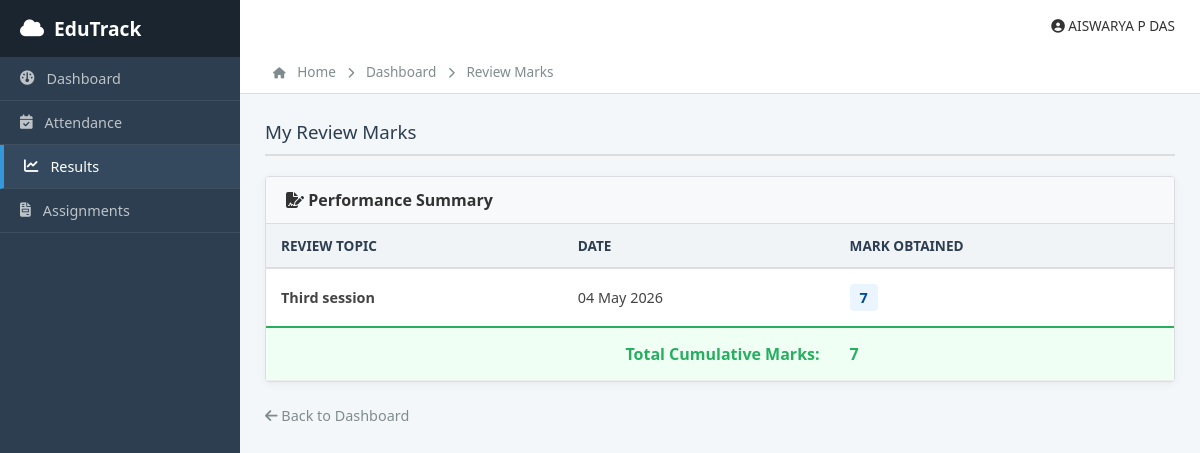
The app's page /student/view_marks/ (signed in) with its own data.
### faculty/models.py (models this page shows, shortened)
class ReviewMark(models.Model):
    review = models.ForeignKey(ReviewSchedule, on_delete=models.CASCADE)
    student = models.ForeignKey(Student, on_delete=models.CASCADE)
    mark = models.IntegerField(
        validators=[MinValueValidator(0), MaxValueValidator(10)]
    )
    created_at = models.DateTimeField(auto_now_add=True)
    class Meta:
        unique_together = ('review', 'student')

### Admin/models.py (models this page shows, shortened)
class ReviewSchedule(models.Model):
    review_date = models.DateField()
    review_time = models.TimeField()
    review_topic = models.CharField(max_length=200)
    STATUS_CHOICES = [
        ('Pending', 'Pending'),
        ('Completed', 'Completed'),
        ('Cancelled', 'Cancelled'),
    ]
    review_status = models.CharField(max_length=20, choices=STATUS_CHOICES, default='Pending')
    remarks = models.TextField(blank=True, null=True)  # optional notes
    created_at = models.DateTimeField(auto_now_add=True)
    updated_at = models.DateTimeField(auto_now=True)

### student/views.py (the view)
# urls.py: path('view_marks/', views.view_my_marks, name='view_marks'),
def view_my_marks(request):
    if 'student_id' not in request.session:
        return redirect('guest:guest_login')
    student_id = request.session.get('student_id')
    marks = ReviewMark.objects.filter(student_id=student_id).select_related('review')
    total = ReviewMark.objects.filter(student_id=student_id).aggregate(total=Sum('mark'))
    context = {
        'marks': marks,
        'total': total['total']
    }
    return render(request, 'Student/view_marks.html', context)

### student/templates/student/view_marks.html (shortened to what this page needs)
<!doctype html>
<html lang="en">
  <head>
    <link
      rel="stylesheet"
      href="https://cdnjs.cloudflare.com/ajax/libs/font-awesome/6.5.0/css/all.min.css"
    />
  </head>
  <body>
    <div class="sidebar">
      <div class="sidebar-brand"><i class="fa-solid fa-cloud"></i>EduTrack</div>
      <a href="{% url 'student:dashboard' %}" class="nav-item"
        ><i class="fa-solid fa-gauge"></i> Dashboard</a
      >
      <a href="#" class="nav-item"
        ><i class="fa-solid fa-calendar-check"></i> Attendance</a
      >
      <a href="#" class="nav-item active"
        ><i class="fa-solid fa-chart-line"></i> Results</a
      >
      <a href="{% url 'student:student_document_list' %}" class="nav-item"
        ><i class="fa-solid fa-file-invoice"></i> Assignments</a
      >
    </div>
    <div class="main-wrapper">
      <div class="top-header">
        <div style="font-size: 0.85rem; color: #333">
          <i class="fa-solid fa-circle-user"></i> AISWARYA P DAS
        </div>
      </div>
      <div class="breadcrumb">
        <i class="fa-solid fa-house"></i> Home
        <i class="fa-solid fa-chevron-right"></i> Dashboard
        <i class="fa-solid fa-chevron-right"></i> Review Marks
      </div>
      <div class="content-area">
        <h3 class="page-title">My Review Marks</h3>
        <div class="card">
          <div class="card-header">
            <i class="fa-solid fa-file-signature"></i> Performance Summary
          </div>
          <div style="overflow-x: auto">
            <table>
              <thead>
                <tr>
                  <th>Review Topic</th>
                  <th>Date</th>
                  <th>Mark Obtained</th>
                </tr>
              </thead>
              <tbody>
                {% for mark in marks %}
                <tr>
                  <td><b>{{ mark.review.review_topic }}</b></td>
                  <td>{{ mark.review.review_date|date:"d M Y" }}</td>
                  <td>
                    <span class="mark-badge">{{ mark.mark }}</span>
                  </td>
                </tr>
                {% endfor %}
              </tbody>
              <tfoot>
                <tr class="total-row">
                  <td colspan="2" style="text-align: right">
                    Total Cumulative Marks:
                  </td>
                  <td>{{ total }}</td>
                </tr>
              </tfoot>
            </table>
          </div>
        </div>
        <br />
        <a
          href="{% url 'student:dashboard' %}"
          style="color: #7f8c8d; text-decoration: none; font-size: 0.9rem"
        >
          <i class="fa-solid fa-arrow-left"></i> Back to Dashboard
        </a>
      </div>
    </div>
  </body>
</html>

### student/templates/student/view_marks.html (style rules this page uses)
:root { --et-dark: #2c3e50; --et-sidebar: #34495e; --et-bg: #f4f7f9; --et-accent: #3498db; --et-border: #dcdde1; --et-green: #27ae60; }
body { margin: 0; font-family: "Segoe UI", Arial, sans-serif; background: var(--et-bg); display: flex; min-height: 100vh; }
.sidebar { width: 240px; background: var(--et-dark); color: white; flex-shrink: 0; position: sticky; top: 0; height: 100vh; }
.sidebar-brand { padding: 15px 20px; background: #1a252f; font-size: 1.2rem; font-weight: bold; display: flex; align-items: center; gap: 10px; }
.nav-item { padding: 12px 20px; display: flex; align-items: center; gap: 12px; color: #bdc3c7; text-decoration: none; border-bottom: 1px solid #3e4f5f; font-size: 0.9rem; }
.nav-item:hover, .nav-item.active { background: var(--et-sidebar); color: white; }
.nav-item.active { border-left: 4px solid var(--et-accent); }
.main-wrapper { flex-grow: 1; display: flex; flex-direction: column; }
.top-header { background: #fff; height: 50px; display: flex; justify-content: space-between; align-items: center; padding: 0 25px; box-shadow: 0 2px 5px rgba(0, 0, 0, 0.05); }
.breadcrumb { background: #fff; padding: 12px 25px; border-bottom: 1px solid #ddd; font-size: 0.85rem; color: #7f8c8d; }
.breadcrumb i { margin: 0 8px; font-size: 0.7rem; }
.content-area { padding: 25px; }
.page-title { border-bottom: 2px solid #ddd; margin: 0 0 20px 0; padding-bottom: 10px; color: var(--et-dark); font-weight: 500; }
.card { background: white; border: 1px solid var(--et-border); border-radius: 4px; overflow: hidden; box-shadow: 0 2px 10px rgba(0, 0, 0, 0.05); }
.card-header { background: #f8f9fa; padding: 12px 20px; border-bottom: 1px solid var(--et-border); font-weight: bold; color: #333; }
table { width: 100%; border-collapse: collapse; }
th { background: #f1f4f6; color: #2c3e50; padding: 12px 15px; text-align: left; font-size: 0.85rem; text-transform: uppercase; border-bottom: 2px solid var(--et-border); }
td { padding: 15px; border-bottom: 1px solid #eee; font-size: 0.9rem; color: #444; }
.total-row { background: #f0fff4; font-weight: bold; }
.total-row td { border-top: 2px solid var(--et-green); color: var(--et-green); font-size: 1rem; }
.mark-badge { background: #ebf5ff; color: #004a99; padding: 4px 10px; border-radius: 4px; font-weight: 600; display: inline-block; }

### records on screen
ReviewMark: review.review_topic "Third session", review.review_date "04 May 2026", mark "7"

### other values on screen
{{ total }} "7"
